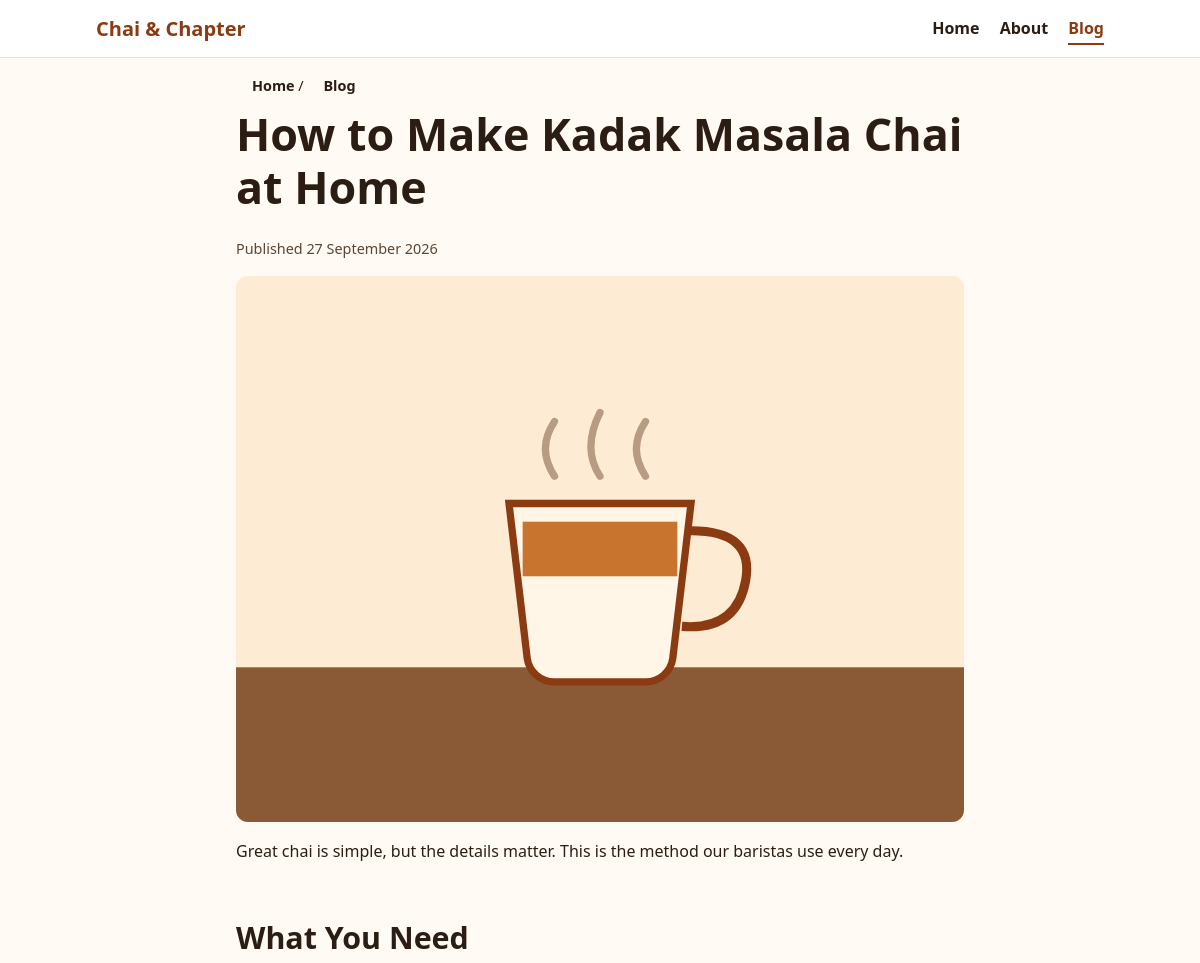
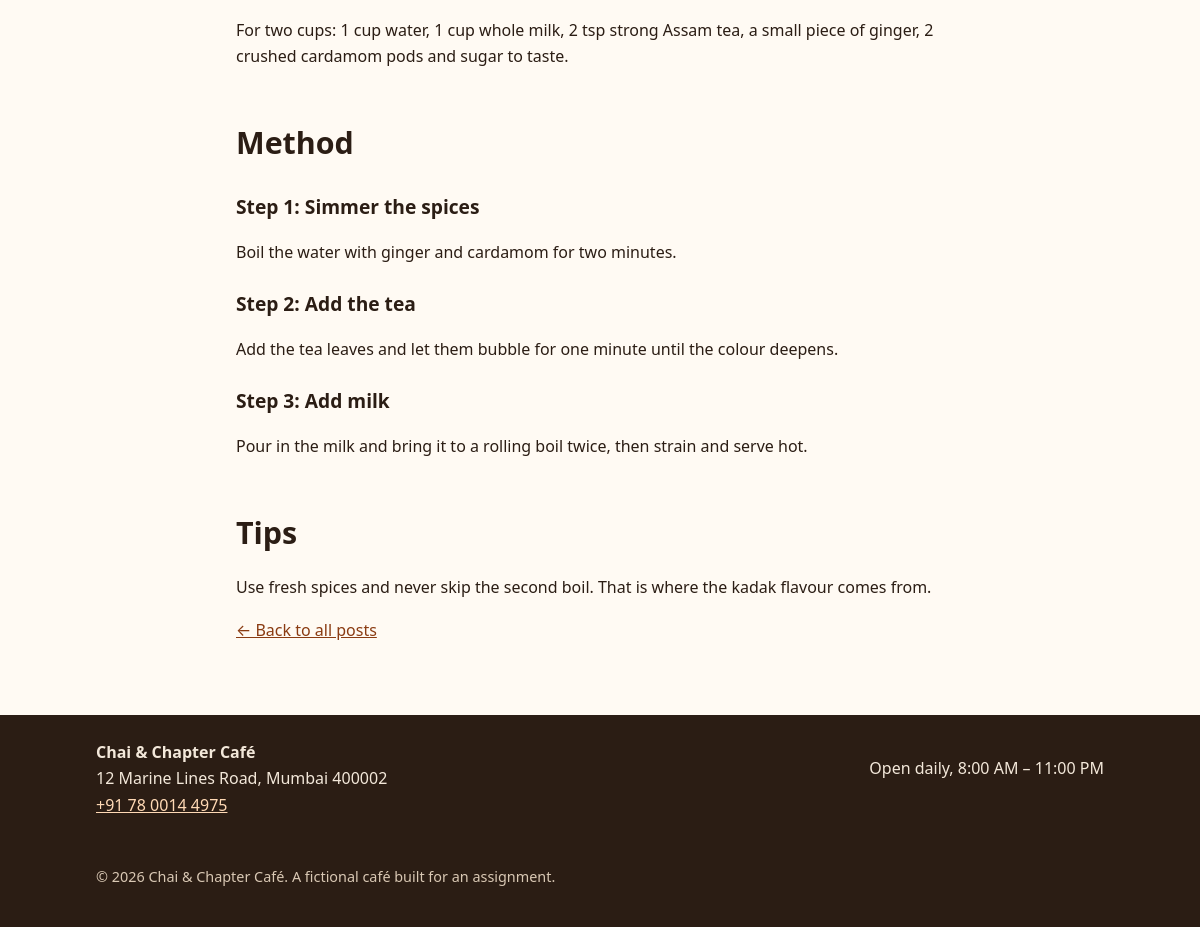
The app's page /blog/how-to-make-kadak-masala-chai with its own data (2 pictures, top to bottom).
### tables this page shows
CREATE TABLE posts (
  id INT AUTO_INCREMENT PRIMARY KEY,
  slug VARCHAR(120) NOT NULL UNIQUE,
  title VARCHAR(160) NOT NULL,
  meta_title VARCHAR(70) NOT NULL,
  meta_description VARCHAR(170) NOT NULL,
  excerpt VARCHAR(255) NOT NULL,
  content MEDIUMTEXT NOT NULL,
  image VARCHAR(255) NOT NULL,
  image_alt VARCHAR(255) NOT NULL,
  published_at DATETIME NOT NULL,
  updated_at DATETIME NOT NULL DEFAULT CURRENT_TIMESTAMP ON UPDATE CURRENT_TIMESTAMP
);

### includes/helpers.php (called while the page is built, shortened)
<?php
function e($s): string { return htmlspecialchars((string)$s, ENT_QUOTES, 'UTF-8'); }
function base_path(): string
{
    return rtrim(str_replace('\\', '/', dirname($_SERVER['SCRIPT_NAME'])), '/');
}
function url(string $path = '/'): string { return base_path() . $path; }
function get_post(string $slug): ?array
{
    $s = db()->prepare('SELECT * FROM posts WHERE slug = ?');
    $s->execute([$slug]);
    return $s->fetch() ?: null;
}
function render(string $view, array $meta, array $vars = [], int $status = 200): void
{
    extract($vars);
    require __DIR__ . '/header.php';
    require __DIR__ . '/../pages/' . $view . '.php';
    require __DIR__ . '/footer.php';
}

### includes/db.php (called while the page is built, shortened)
<?php
function db(): PDO
{
    static $pdo = null;
    try {
        $pdo = new PDO(
            'mysql:host=' . DB_HOST . ';dbname=' . DB_NAME . ';charset=utf8mb4',
            DB_USER,
            DB_PASS,
            [
                PDO::ATTR_ERRMODE            => PDO::ERRMODE_EXCEPTION,
                PDO::ATTR_DEFAULT_FETCH_MODE => PDO::FETCH_ASSOC,
                PDO::ATTR_EMULATE_PREPARES   => false,
            ]
        );
    } catch (PDOException $e) {
        http_response_code(500);
        error_log($e->getMessage());
        exit('Database connection failed. Check config.php / DB credentials.');
    }
    return $pdo;
}

### pages/post.php (the view)
<article class="container section post">
  <nav class="crumbs" aria-label="Breadcrumb">
    <a href="<?= e(url('/')) ?>">Home</a> / <a href="<?= e(url('/blog')) ?>">Blog</a>
  </nav>
  <h1><?= e($post['title']) ?></h1>
  <p class="small">Published <time datetime="<?= e(substr($post['published_at'], 0, 10)) ?>"><?= e(date('j F Y', strtotime($post['published_at']))) ?></time></p>
  <img class="wide" src="<?= e(url($post['image'])) ?>" width="800" height="600" alt="<?= e($post['image_alt']) ?>">
  <?= $post['content']  ?>
  <p><a href="<?= e(url('/blog')) ?>">&larr; Back to all posts</a></p>
</article>

### assets/css/style.css (style rules this page uses)
:root { --bg:#fffaf3;--text:#2b1d14;--accent:#8a3b12;--card:#fff;--line:#eadfd0;--dark:#2b1d14 }
* { box-sizing:border-box }
body { margin:0;font-family:system-ui,-apple-system,"Segoe UI",Roboto,sans-serif;line-height:1.65;color:var(--text);background:var(--bg) }
img { max-width:100%;height:auto;display:block;border-radius:12px }
a { color:var(--accent) }
.container { width:100%;max-width:1040px;margin:0 auto;padding:0 1rem }
nav a { margin-left:1rem;text-decoration:none;color:var(--text);font-weight:600;padding:.25rem 0 }
h1 { font-size:clamp(1.8rem,5vw,2.8rem);line-height:1.2;margin:.2em 0 .5em }
h2 { font-size:clamp(1.4rem,3.5vw,1.9rem);margin:1.6em 0 .5em }
h3 { font-size:1.2rem;margin:1.2em 0 .3em }
.section { padding-top:1rem;padding-bottom:1.5rem }
.wide { margin:1rem 0 }
.small { font-size:.9rem;color:#5a4636 }
.post { max-width:760px }
.crumbs { font-size:.9rem;margin-bottom:.5rem }

### records on screen
posts: title "How to Make Kadak Masala Chai at Home", published_at "27 September 2026", image (picture), content "Great chai is simple, but the details matter. This is the method our baristas use every day. What You Need For two cups: 1 cup water, 1 cup whole milk, 2 tsp strong Assam tea, a small piece of ginger, 2 crushed cardamom pods and sugar to taste. Method Step 1: Simmer the spices Boil the water with ginger and cardamom for two minutes. Step 2: Add the tea Add the tea leaves and let them bubble for one minute until the colour deepens. Step 3: Add milk Pour in the milk and bring it to a rolling boil twice, then strain and serve hot. Tips Use fresh spices and never skip the second boil. That is where the kadak flavour comes from."
